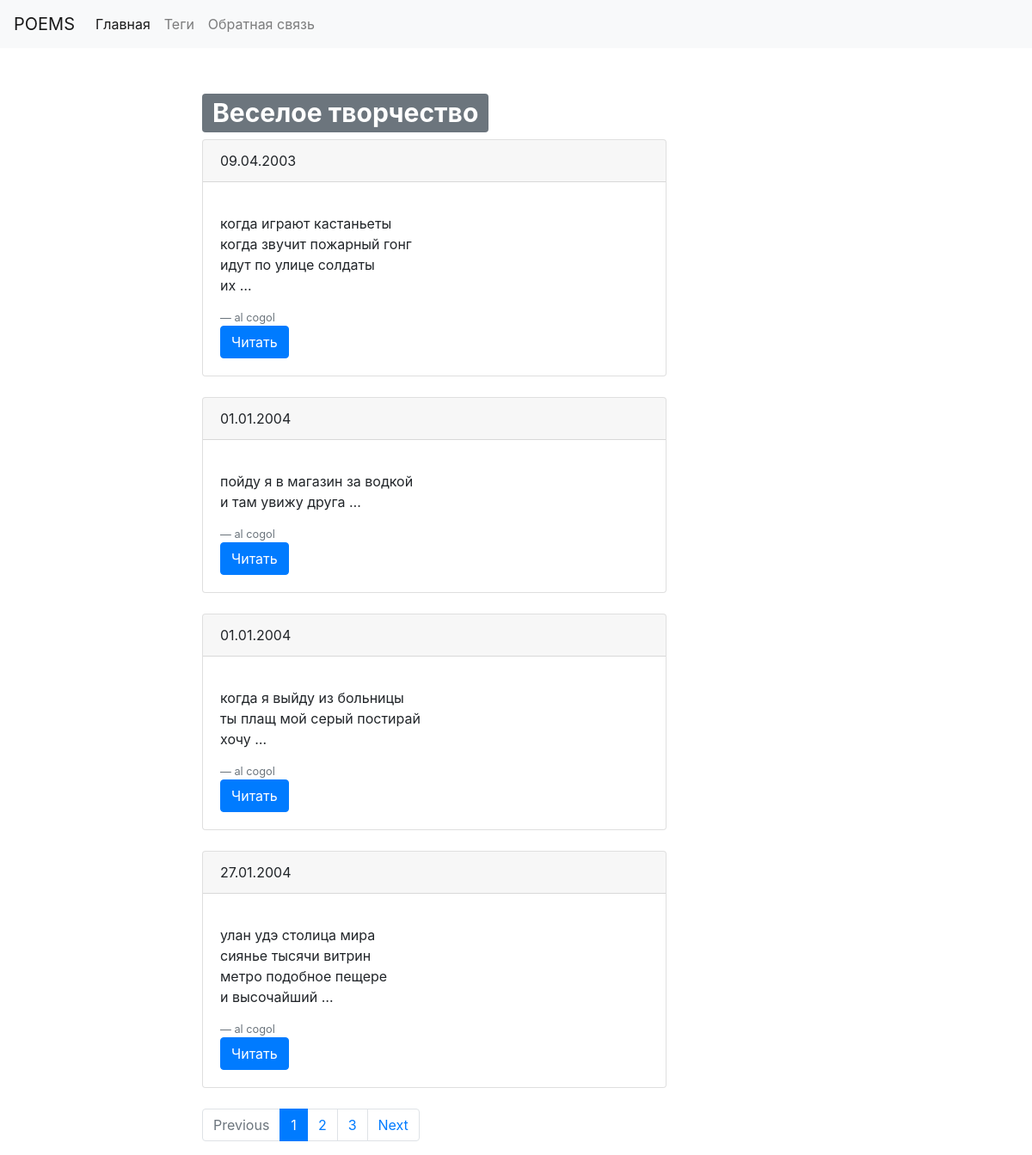
/home/, run on the app's committed database.
### main/models.py (models this page shows, shortened)
class Poem(models.Model):
    content = models.TextField()
    author = models.CharField(max_length=250, default='incognito')
    date = models.CharField(max_length=10)
    photo = models.ImageField(upload_to='catalog_pic', null=True, blank=True, verbose_name='Фото')
    category = models.ManyToManyField('Category', blank=True, related_name='poems')

### main/views.py (the view)
# urls.py: path('', home),
def home(request):
    poems = Poem.objects.all()
    paginator = Paginator(poems, 4)
    page_number = request.GET.get('page', 1)
    page = paginator.get_page(page_number)
    is_paginated = page.has_other_pages()
    if page.has_previous():
        prev_url = '?page={}'.format(page.previous_page_number())
    else:
        prev_url = ''
    if page.has_next():
        next_url = '?page={}'.format(page.next_page_number())
    else:
        next_url = ''
    ctx = {
        'page_object': page,
        'is_paginated': is_paginated,
        'next_url': next_url,
        'prev_url': prev_url
    }
    return render(request, 'main/index.html', ctx)

### main/templates/main/index.html
{% extends 'main/layout.html' %}
{% block center %}
    {% for i in page_object.object_list %}
      <div class="card mb-4">
        <div class="card-header"> {{ i.date}} </div>
        <div class="card-body">
          <p class="card-text">{{ i.content|linebreaks|truncatewords:9 }}</p>
          <footer class="blockquote-footer">{{ i.author}} </footer>
          <a href="{{i.id}}" class="btn btn-primary">Читать</a>
        </div>
      </div>
    {% endfor %}
    {% if is_paginated %}
    <nav aria-label="...">
      <ul class="pagination">
        <li class="page-item {% if not prev_url %} disabled {% endif %}">
          <a class="page-link" href="{{prev_url}}" tabindex="-1">Previous</a>
        </li>
        {% for n in page_object.paginator.page_range %}
          {% if page_object.number == n %}
            <li class="page-item active">
              <a class="page-link" href="?page={{ n }}">{{ n }} <span class="sr-only">(current)</span></a>
            </li>
          {% elif   n < page_object.number|add:3 and n > page_object.number|add:-3 %}
            <li class="page-item"><a class="page-link" href="?page={{ n }}">{{ n }}</a></li>
          {% endif %}
        {% endfor %}
        <li class="page-item {% if not next_url %} disabled {% endif %}">
          <a class="page-link" href="{{next_url}}">Next</a>
        </li>
      </ul>
    </nav>
    {% endif %}
{% endblock %}

### main/templates/main/layout.html (shortened to what this page needs)
<!DOCTYPE html PUBLIC "-//W3C//DTD XHTML 1.0 Strict//EN"
   "http://www.w3.org/TR/xhtml1/DTD/xhtml1-strict.dtd">
<html>
  <head>
    <link rel="stylesheet" href="https://stackpath.bootstrapcdn.com/bootstrap/4.1.3/css/bootstrap.min.css"
>
  </head>
  <body>
      <nav class="navbar navbar-expand-lg navbar-light bg-light">
        <a  href="/home" class="navbar-brand">POEMS</a>
        <div class="collapse navbar-collapse" id="navbarNav">
         <ul class="navbar-nav">
           <li class="nav-item active">
             <a class="nav-link" href="/home">Главная <span class="sr-only">(current)</span></a>
           </li>
           <li class="nav-item">
             <a class="nav-link" href="/home/tags">Теги</a>
           </li>
           <li class="nav-item">
             <a class="nav-link" href="#">Обратная связь</a>
           </li>
         </ul>
        </div>
      </nav>
      <div class="container mt-5">
        <div class="row">
          <div class="col-6 offset-md-2">
            <h1><div class="badge badge-secondary">Веселое творчество</div></h1>
      {% block center %}{% endblock %}
          </div>
        </div>
      </div>
  </body>
</html>

### data on the page
Poem: date "09.04.2003", content "когда играют кастаньеты когда звучит пожарный гонг идут по улице солдаты их …", author "al cogol"
Poem: date "01.01.2004", content "пойду я в магазин за водкой и там увижу друга …", author "al cogol"
Poem: date "01.01.2004", content "когда я выйду из больницы ты плащ мой серый постирай хочу …", author "al cogol"
Poem: date "27.01.2004", content "улан удэ столица мира сиянье тысячи витрин метро подобное пещере и высочайший …", author "al cogol"

### other printed values
{{ n }} "1"
{{ n }} "2" "3"
